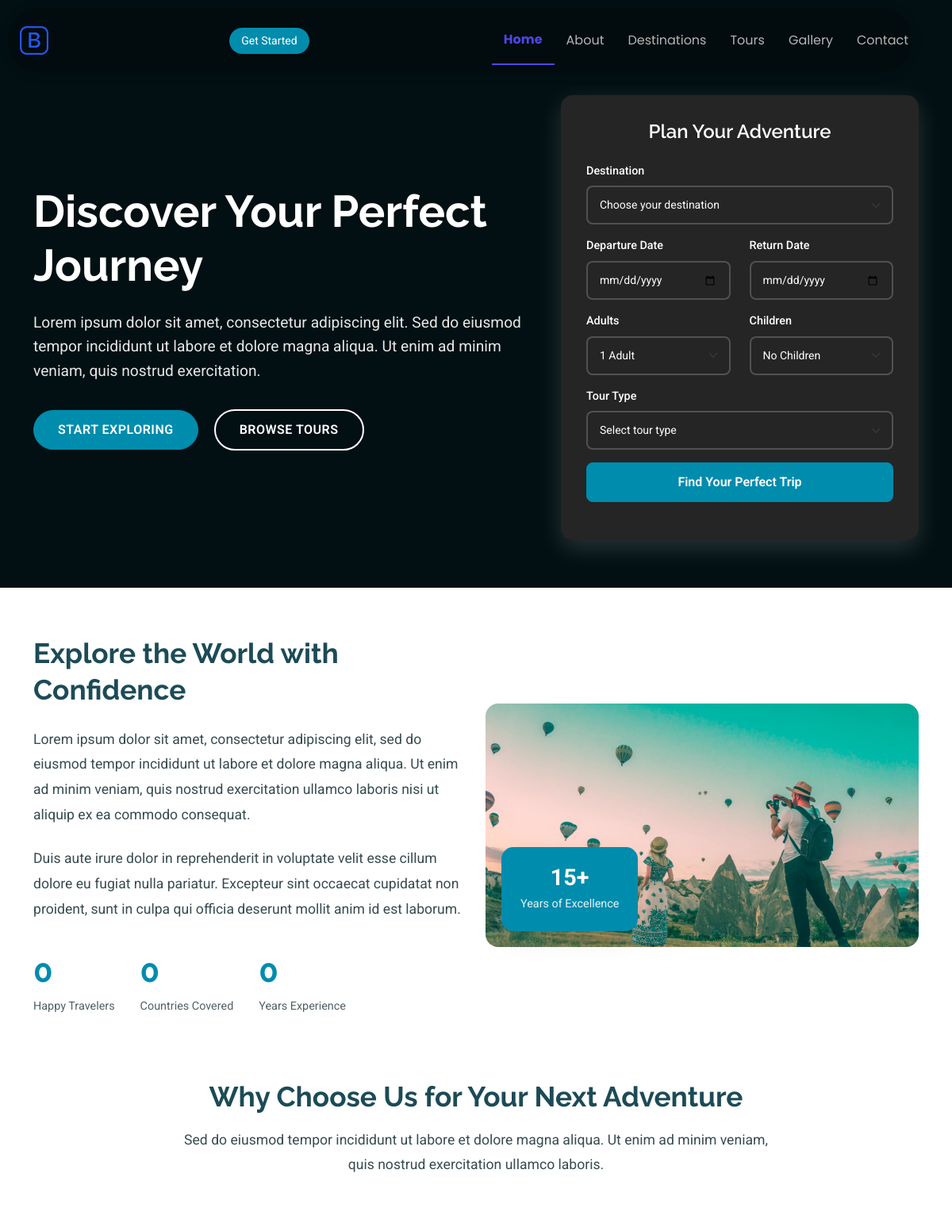
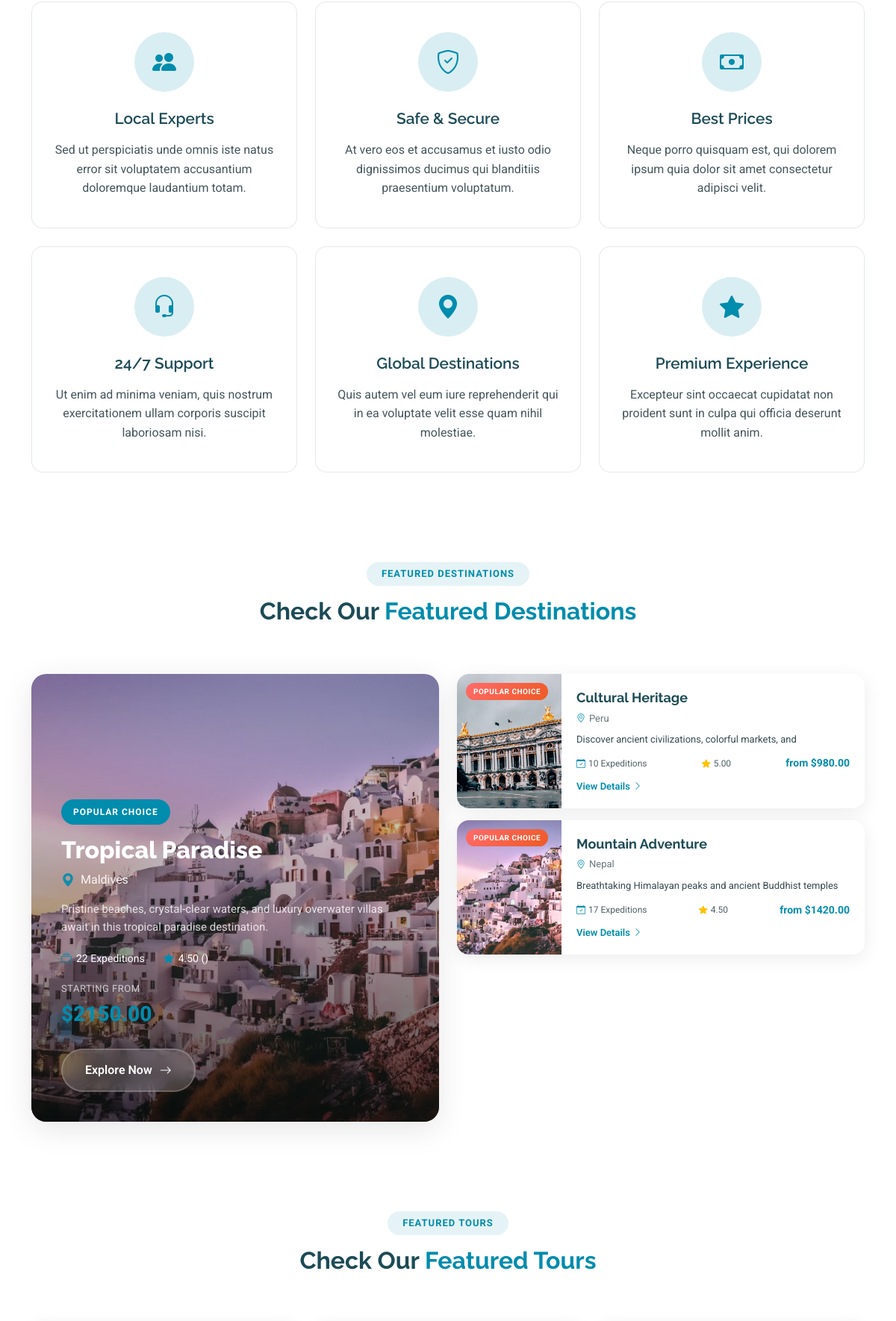
The page / (upper part) on the database its author committed (2 pictures, top to bottom).
### book/models.py (models this page shows, shortened)
class Featured_Destinations(models.Model):
    name = models.CharField(max_length=100)
    description = models.TextField()
    location = models.CharField(max_length=100)
    image = models.ImageField(upload_to='featured_destinations/', blank=True, null=True)
    ratings = models.DecimalField(max_digits=3, decimal_places=2)
    price = models.DecimalField(max_digits=10, decimal_places=2)
    expeditions = models.PositiveIntegerField(default=0)
    tag = models.CharField(max_length=50)

### book/views.py (the view)
# urls.py: path('', views.index, name='index'),
def index(request):
    featured_destinations = Featured_Destinations.objects.all()
    context = {
        'featured_destinations': featured_destinations,
        'featured_tours': Featured_Tours.objects.all(),
        'testimonials': Testimonial.objects.all(),  # Placeholder for testimonials if needed
    }
    return render(request, 'book/index.html', context)

### book/templatetags/custom_filters.py (called while the page is built)
@register.filter
def split(value, key=","):
    try:
        if value is None:
            return []
        if not isinstance(value, str):
            value = str(value)
        return value.split(key)
    except Exception:
        return []

@register.filter
def trim(value):
    if value is None:
        return ""
    try:
        return str(value).strip()
    except Exception:
        return value

### book/templates/book/index.html (shortened to what this page needs)
{% extends 'book/base.html' %}
{% load custom_filters %}
{% block content %}
{% load static %}
  <main class="main">
    <section id="travel-hero" class="travel-hero section dark-background">
      <div class="hero-background">
        <video autoplay="" muted="" loop="">
          <source src="{% static 'assets/img/travel/video-2.mp4' %}" type="video/mp4">
        </video>
        <div class="hero-overlay"></div>
      </div>
      <div class="container position-relative">
        <div class="row align-items-center">
          <div class="col-lg-7">
            <div class="hero-text" data-aos="fade-up" data-aos-delay="100">
              <h1 class="hero-title">Discover Your Perfect Journey</h1>
              <p class="hero-subtitle">Lorem ipsum dolor sit amet, consectetur adipiscing elit. Sed do eiusmod tempor incididunt ut labore et dolore magna aliqua. Ut enim ad minim veniam, quis nostrud exercitation.</p>
              <div class="hero-buttons">
                <a href="#" class="btn btn-primary me-3">Start Exploring</a>
                <a href="#" class="btn btn-outline">Browse Tours</a>
              </div>
            </div>
          </div>
          <div class="col-lg-5">
            <div class="booking-form-wrapper" data-aos="fade-left" data-aos-delay="200">
              <div class="booking-form">
                <h3 class="form-title">Plan Your Adventure</h3>
                <form action="" class="">
                  <div class="form-group mb-3">
                    <label for="destination">Destination</label>
                    <select name="destination" id="destination" class="form-select" required="">
                      <option value="">Choose your destination</option>
                    </select>
                  </div>
                  <div class="row">
                    <div class="col-md-6">
                      <div class="form-group mb-3">
                        <label for="checkin">Departure Date</label>
                        <input type="date" name="checkin" id="checkin" class="form-control" required="">
                      </div>
                    </div>
                    <div class="col-md-6">
                      <div class="form-group mb-3">
                        <label for="checkout">Return Date</label>
                        <input type="date" name="checkout" id="checkout" class="form-control" required="">
                      </div>
                    </div>
                  </div>
                  <div class="row">
                    <div class="col-md-6">
                      <div class="form-group mb-3">
                        <label for="adults">Adults</label>
                        <select name="adults" id="adults" class="form-select" required="">
                          <option value="1">1 Adult</option>
                        </select>
                      </div>
                    </div>
                    <div class="col-md-6">
                      <div class="form-group mb-3">
                        <label for="children">Children</label>
                        <select name="children" id="children" class="form-select">
                          <option value="0">No Children</option>
                        </select>
                      </div>
                    </div>
                  </div>
                  <div class="form-group mb-3">
                    <label for="tour-type">Tour Type</label>
                    <select name="tour_type" id="tour-type" class="form-select" required="">
                      <option value="">Select tour type</option>
                    </select>
                  </div>
                  <button type="submit" class="btn btn-primary w-100">Find Your Perfect Trip</button>
                </form>
              </div>
            </div>
          </div>
        </div>
      </div>
    </section>
    <section id="why-us" class="why-us section">
      <div class="container" data-aos="fade-up" data-aos-delay="100">
        <div class="row align-items-center mb-5">
          <div class="col-lg-6" data-aos="fade-right" data-aos-delay="200">
            <div class="content">
              <h3>Explore the World with Confidence</h3>
              <p>Lorem ipsum dolor sit amet, consectetur adipiscing elit, sed do eiusmod tempor incididunt ut labore et dolore magna aliqua. Ut enim ad minim veniam, quis nostrud exercitation ullamco laboris nisi ut aliquip ex ea commodo consequat.</p>
              <p>Duis aute irure dolor in reprehenderit in voluptate velit esse cillum dolore eu fugiat nulla pariatur. Excepteur sint occaecat cupidatat non proident, sunt in culpa qui officia deserunt mollit anim id est laborum.</p>
              <div class="stats-row">
                <div class="stat-item">
                  <span data-purecounter-start="0" data-purecounter-end="1200" data-purecounter-duration="2" class="purecounter">0</span>
                  <div class="stat-label">Happy Travelers</div>
                </div>
                <div class="stat-item">
                  <span data-purecounter-start="0" data-purecounter-end="85" data-purecounter-duration="2" class="purecounter">0</span>
                  <div class="stat-label">Countries Covered</div>
                </div>
                <div class="stat-item">
                  <span data-purecounter-start="0" data-purecounter-end="15" data-purecounter-duration="2" class="purecounter">0</span>
                  <div class="stat-label">Years Experience</div>
                </div>
              </div>
            </div>
          </div>
          <div class="col-lg-6" data-aos="fade-left" data-aos-delay="300">
            <div class="about-image">
              <img src="{% static 'assets/img/travel/showcase-8.webp' %}" alt="Travel Experience" class="img-fluid rounded-4">
              <div class="experience-badge">
                <div class="experience-number">15+</div>
                <div class="experience-text">Years of Excellence</div>
              </div>
            </div>
          </div>
        </div>
        <div class="why-choose-section">
          <div class="row justify-content-center">
            <div class="col-lg-8 text-center mb-5" data-aos="fade-up" data-aos-delay="100">
              <h3>Why Choose Us for Your Next Adventure</h3>
              <p>Sed do eiusmod tempor incididunt ut labore et dolore magna aliqua. Ut enim ad minim veniam, quis nostrud exercitation ullamco laboris.</p>
            </div>
          </div>
          <div class="row g-4">
            <div class="col-lg-4 col-md-6" data-aos="fade-up" data-aos-delay="200">
              <div class="feature-card">
                <div class="feature-icon">
                  <i class="bi bi-people-fill"></i>
                </div>
                <h4>Local Experts</h4>
                <p>Sed ut perspiciatis unde omnis iste natus error sit voluptatem accusantium doloremque laudantium totam.</p>
              </div>
            </div>
            <div class="col-lg-4 col-md-6" data-aos="fade-up" data-aos-delay="250">
              <div class="feature-card">
                <div class="feature-icon">
                  <i class="bi bi-shield-check"></i>
                </div>
                <h4>Safe &amp; Secure</h4>
                <p>At vero eos et accusamus et iusto odio dignissimos ducimus qui blanditiis praesentium voluptatum.</p>
              </div>
            </div>
            <div class="col-lg-4 col-md-6" data-aos="fade-up" data-aos-delay="300">
              <div class="feature-card">
                <div class="feature-icon">
                  <i class="bi bi-cash"></i>
                </div>
                <h4>Best Prices</h4>
                <p>Neque porro quisquam est, qui dolorem ipsum quia dolor sit amet consectetur adipisci velit.</p>
              </div>
            </div>
            <div class="col-lg-4 col-md-6" data-aos="fade-up" data-aos-delay="350">
              <div class="feature-card">
                <div class="feature-icon">
                  <i class="bi bi-headset"></i>
                </div>
                <h4>24/7 Support</h4>
                <p>Ut enim ad minima veniam, quis nostrum exercitationem ullam corporis suscipit laboriosam nisi.</p>
              </div>
            </div>
            <div class="col-lg-4 col-md-6" data-aos="fade-up" data-aos-delay="400">
              <div class="feature-card">
                <div class="feature-icon">
                  <i class="bi bi-geo-alt-fill"></i>
                </div>
                <h4>Global Destinations</h4>
                <p>Quis autem vel eum iure reprehenderit qui in ea voluptate velit esse quam nihil molestiae.</p>
              </div>
            </div>
            <div class="col-lg-4 col-md-6" data-aos="fade-up" data-aos-delay="450">
              <div class="feature-card">
                <div class="feature-icon">
                  <i class="bi bi-star-fill"></i>
                </div>
                <h4>Premium Experience</h4>
                <p>Excepteur sint occaecat cupidatat non proident sunt in culpa qui officia deserunt mollit anim.</p>
              </div>
            </div>
          </div>
        </div>
      </div>
    </section>
    <section id="featured-destinations" class="featured-destinations section">
      <div class="container section-title" data-aos="fade-up">
        <h2>Featured Destinations</h2>
        <div><span>Check Our</span> <span class="description-title">Featured Destinations</span></div>
      </div>
      <div class="container" data-aos="fade-up" data-aos-delay="100">
        <div class="row">
        {% for featured in featured_destinations %}
          {% if forloop.first %}
          <div class="col-lg-6" data-aos="zoom-in" data-aos-delay="200">
            <div class="featured-destination">
              <div class="destination-overlay">
                {% if featured.image %}
                <img src="{{ featured.image.url }}" alt="{{ featured.name }}" class="img-fluid">
                {% else %}
                <img src="{% static 'assets/img/travel/destination-3.webp' %}" alt="{{ featured.name }}" class="img-fluid">
                {% endif %}
                <div class="destination-info">
                  <span class="destination-tag">{{ featured.tag }}</span>
                  <h3>{{ featured.name }}</h3>
                  <p class="location"><i class="bi bi-geo-alt-fill"></i> {{ featured.location }}</p>
                  <p class="description">{{ featured.description }}</p>
                  <div class="destination-meta">
                    <div class="tours-count">
                      <i class="bi bi-collection"></i>
                      <span>{{ featured.expeditions }} Expeditions</span>
                    </div>
                    <div class="rating">
                      <i class="bi bi-star-fill"></i>
                      <span>{{ featured.ratings }} ({{ featured.reviews_count|default:"" }})</span>
                    </div>
                  </div>
                  <div class="price-info">
                    <span class="starting-from">Starting from</span>
                    <span class="amount">${{ featured.price }}</span>
                  </div>
                  <a href="destination-details.html" class="explore-btn">
                    <span>Explore Now</span>
                    <i class="bi bi-arrow-right"></i>
                  </a>
                </div>
              </div>
            </div>
          </div>
          <div class="col-lg-6">
            <div class="row g-3">
          {% elif forloop.counter <= 3 %}
              <div class="col-12" data-aos="fade-left" data-aos-delay="{{ 200|add:forloop.counter|default:300 }}">
                <div class="compact-destination">
                  <div class="destination-image">
                    {% if featured.image %}
                    <img src="{{ featured.image.url }}" alt="{{ featured.name }}" class="img-fluid">
                    {% else %}
                    <img src="{% static 'assets/img/travel/destination-7.webp' %}" alt="{{ featured.name }}" class="img-fluid">
                    {% endif %}
                    <div class="badge-offer">{{ featured.tag }}</div>
                  </div>
                  <div class="destination-details">
                    <h4>{{ featured.name }}</h4>
                    <p class="location"><i class="bi bi-geo-alt"></i> {{ featured.location|default:"" }}</p>
                    <p class="brief">{{ featured.description }}</p>
                    <div class="stats-row">
                      <span class="tour-count"><i class="bi bi-calendar-check"></i> {{ featured.expeditions }} Expeditions</span>
                      <span class="rating"><i class="bi bi-star-fill"></i> {{ featured.ratings }}</span>
                      <span class="price">from ${{ featured.price }}</span>
                    </div>
                    <a href="destination-details.html" class="quick-link">View Details <i class="bi bi-chevron-right"></i></a>
                  </div>
                </div>
              </div>
              {% if forloop.counter == 3 or forloop.last %}
                </div>
              </div>
              {% endif %}
          {% endif %}
        {% endfor %}
    </section>
    <section id="featured-tours" class="featured-tours section">
      <div class="container section-title" data-aos="fade-up">
        <h2>Featured Tours</h2>
        <div><span>Check Our</span> <span class="description-title">Featured Tours</span></div>
      </div>
<div class="container" data-aos="fade-up" data-aos-delay="100">
  <div class="row gy-4">
  </div>
</div>
    </section>
  </main>>
   {% endblock %}

### rows shown on the page
Featured_Destinations: image (picture), tag "POPULAR CHOICE", name "Tropical Paradise", location "Maldives", description "Pristine beaches, crystal-clear waters, and luxury overwater villas await in this tropical paradise destination.", expeditions "22", ratings "4.50", price "2150.00"
Featured_Destinations: tag "POPULAR CHOICE", name "Cultural Heritage", location "Peru", description "Discover ancient civilizations, colorful markets, and", expeditions "10", ratings "5.00", price "980.00"
Featured_Destinations: image (picture), tag "POPULAR CHOICE", name "Mountain Adventure", location "Nepal", description "Breathtaking Himalayan peaks and ancient Buddhist…", expeditions "17", ratings "4.50", price "1420.00"
